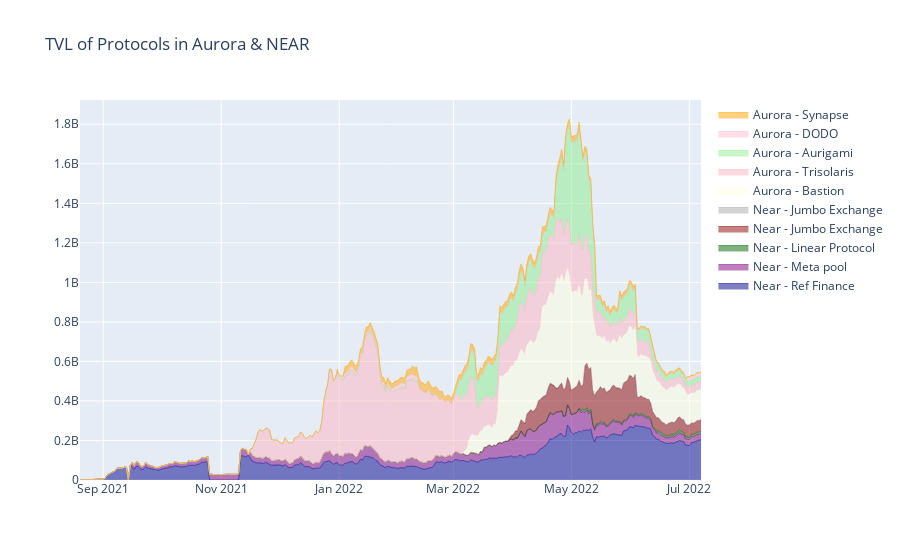

The code cell stored with this chart in its notebook:
### Code cell
#Plotting

fig1 = go.Figure()
fig1.add_trace(go.Scatter(
     x= complete_ecosystem_data.index, y = complete_ecosystem_data['ref-finance_totalLiquidityUSD'],
     name = 'Near - Ref Finance',
     mode = 'lines',
     line=dict(width=0.5, color='darkblue'),
     stackgroup = 'one'))
fig1.add_trace(go.Scatter(
     x= complete_ecosystem_data.index, y = complete_ecosystem_data['meta-pool_totalLiquidityUSD'],
     name = 'Near - Meta pool',
     mode = 'lines',
     line=dict(width=0.5,color='purple'),
     stackgroup = 'one'))
fig1.add_trace(go.Scatter(
     x= complete_ecosystem_data.index, y = complete_ecosystem_data['linear-protocol_totalLiquidityUSD'],
     name = 'Near - Linear Protocol',
     mode = 'lines',
     line=dict(width=0.5,color='darkgreen'),
     stackgroup = 'one'))
fig1.add_trace(go.Scatter(
     x= complete_ecosystem_data.index, y = complete_ecosystem_data['burrow_totalLiquidityUSD'],
     name = 'Near - Jumbo Exchange',
     mode = 'lines',
     line=dict(width=0.5,color='darkred'),
     stackgroup = 'one'))
fig1.add_trace(go.Scatter(
     x= complete_ecosystem_data.index, y = complete_ecosystem_data['jumbo-exchange_totalLiquidityUSD'],
     name = 'Near - Jumbo Exchange',
     mode = 'lines',
     line=dict(width=0.5,color='darkgray'),
     stackgroup = 'one'))

fig1.add_trace(go.Scatter(
     x= complete_ecosystem_data.index, y = complete_ecosystem_data['bastion_totalLiquidityUSD'],
     name = 'Aurora - Bastion',
     mode = 'lines',
     line=dict(width=0.5, color='lightyellow'),
     stackgroup = 'one'))
fig1.add_trace(go.Scatter(
     x= complete_ecosystem_data.index, y = complete_ecosystem_data['trisolaris_totalLiquidityUSD'],
     name = 'Aurora - Trisolaris',
     mode = 'lines',
     line=dict(width=0.5,color='lightpink'),
     stackgroup = 'one'))
fig1.add_trace(go.Scatter(
     x= complete_ecosystem_data.index, y = complete_ecosystem_data['aurigami_totalLiquidityUSD'],
     name = 'Aurora - Aurigami',
     mode = 'lines',
     line=dict(width=0.5,color='lightgreen'),
     stackgroup = 'one'))
fig1.add_trace(go.Scatter(
     x= complete_ecosystem_data.index, y = complete_ecosystem_data['dodo_totalLiquidityUSD'],
     name = 'Aurora - DODO',
     mode = 'lines',
     line=dict(width=0.5,color='pink'),
     stackgroup = 'one'))
fig1.add_trace(go.Scatter(
     x= complete_ecosystem_data.index, y = complete_ecosystem_data['synapse_totalLiquidityUSD'],
     name = 'Aurora - Synapse',
     mode = 'lines',
     line=dict(width=0.5,color='orange'),
     stackgroup = 'one'))

fig1.update_layout(
    title_text="TVL of Protocols in Aurora & NEAR"
)

fig1.show()

### Figure 1 — Plotly figure (JSON) as saved in the notebook; plotly's stock layout.template omitted (floating-point values rounded to 4 significant figures; data arrays with more than 128 entries replaced by an {"elided": "..."} marker saying what was removed)
{"data": [{"line": {"color": "darkblue", "width": 0.5}, "mode": "lines", "name": "Near - Ref Finance", "stackgroup": "one", "type": "scatter", "x": {"elided": "322 str values"}, "y": {"elided": "322 float values"}}, {"line": {"color": "purple", "width": 0.5}, "mode": "lines", "name": "Near - Meta pool", "stackgroup": "one", "type": "scatter", "x": {"elided": "322 str values"}, "y": {"elided": "322 float values"}}, {"line": {"color": "darkgreen", "width": 0.5}, "mode": "lines", "name": "Near - Linear Protocol", "stackgroup": "one", "type": "scatter", "x": {"elided": "322 str values"}, "y": {"elided": "322 float values"}}, {"line": {"color": "darkred", "width": 0.5}, "mode": "lines", "name": "Near - Jumbo Exchange", "stackgroup": "one", "type": "scatter", "x": {"elided": "322 str values"}, "y": {"elided": "322 float values"}}, {"line": {"color": "darkgray", "width": 0.5}, "mode": "lines", "name": "Near - Jumbo Exchange", "stackgroup": "one", "type": "scatter", "x": {"elided": "322 str values"}, "y": {"elided": "322 float values"}}, {"line": {"color": "lightyellow", "width": 0.5}, "mode": "lines", "name": "Aurora - Bastion", "stackgroup": "one", "type": "scatter", "x": {"elided": "322 str values"}, "y": {"elided": "322 float values"}}, {"line": {"color": "lightpink", "width": 0.5}, "mode": "lines", "name": "Aurora - Trisolaris", "stackgroup": "one", "type": "scatter", "x": {"elided": "322 str values"}, "y": {"elided": "322 float values"}}, {"line": {"color": "lightgreen", "width": 0.5}, "mode": "lines", "name": "Aurora - Aurigami", "stackgroup": "one", "type": "scatter", "x": {"elided": "322 str values"}, "y": {"elided": "322 float values"}}, {"line": {"color": "pink", "width": 0.5}, "mode": "lines", "name": "Aurora - DODO", "stackgroup": "one", "type": "scatter", "x": {"elided": "322 str values"}, "y": {"elided": "322 float values"}}, {"line": {"color": "orange", "width": 0.5}, "mode": "lines", "name": "Aurora - Synapse", "stackgroup": "one", "type": "scatter", "x": {"elided": "322 str values"}, "y": {"elided": "322 float values"}}], "layout": {"title": {"text": "TVL of Protocols in Aurora & NEAR"}}}
